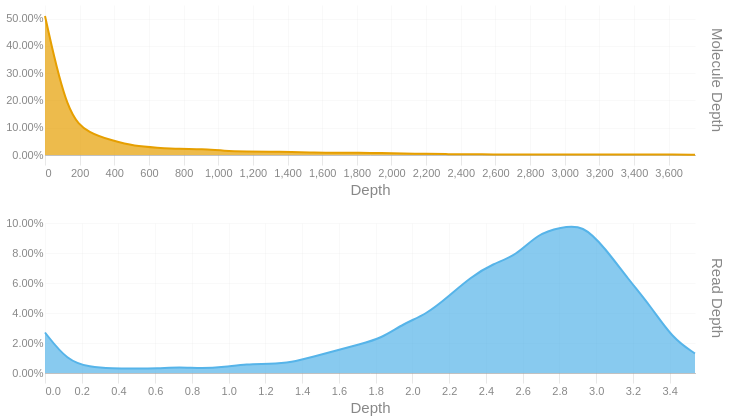

The cell this chart's notebook holds for it:
### Code cell
readdep = depth_hist(tb['Read Depth'], q99, 3)
readdep = readdep.with_columns(pl.lit('Read Depth').alias('Metric'))
if not SKIPLR:
    moldep = depth_hist(tb['Molecule Depth'], mol_q99, 1)
    moldep = moldep.with_columns(pl.lit('Molecule Depth').alias('Metric'))
    _hist = pl.concat([readdep, moldep])
    _hist = _hist.filter(pl.col('Proportion') != 0)
    with SafeRender(_hist):
        (
            alt.Chart(_hist)        
            .mark_area(interpolate = "basis")
            .encode(
                x=alt.X('Bin:Q').scale(domainMin=0).axis(alt.Axis(title='Depth')),
                y = alt.Y('Proportion:Q', title = None).axis(format = '.2%'),
                color = alt.Color('Metric:N').legend(None),
                row = alt.Row("Metric:N").header(title = None, labelOrient = 'right'),
                tooltip = [
                    alt.Tooltip("Metric:N", title = "Metric"),
                    alt.Tooltip('Interval:N', title = "Depth Interval"),
                    alt.Tooltip('Proportion:Q', title = "% Alignments").format('.2%')
                ]
            )
            .resolve_scale(x='independent', y='independent')
            .properties(
                height = 150, width = 650,
                usermeta={'embedOptions': {'downloadFileName': f'{samplename}.depth.hist'}}
            )
        ).display()
else:
    readdep = readdep.filter(pl.col('Proportion') != 0)
    with SafeRender(readdep):
        (
            alt.Chart(readdep)        
            .mark_area(interpolate = "basis")
            .encode(
                x=alt.X('Bin:Q').scale(domainMin=0).axis(alt.Axis(title='Depth')),
                y = alt.Y('Proportion:Q', title = None).axis(format = '.2%'),
                tooltip = [
                    alt.Tooltip('Interval:N', title = "Depth Interval"),
                    alt.Tooltip('Proportion:Q', title = "% Alignments").format('.2%')
                ]
            )
            .properties(
                usermeta={'embedOptions': {'downloadFileName': f'{samplename}.depth.hist'}}
            )
        ).display()

### Figure 1 — Vega-Lite specification as saved in the notebook (floating-point values rounded to 4 significant figures)
{"width": 650, "height": 150, "config": {"title": {"anchor": "start", "dy": -15, "fontSize": 18, "color": "#888888", "subtitleColor": "#888888", "subtitleFontSize": 14}, "arc": {"fill": "#0072B2"}, "axis": {"domainColor": "#888888", "domainWidth": 0.5, "gridWidth": 0.2, "grid": false, "titleFontWeight": 400, "titleFontSize": 15, "labelFontSize": 11, "labelColor": "#888888", "tickColor": "#888888", "tickWidth": 0.2, "titleColor": "#888888"}, "axisBand": {"grid": false}, "axisX": {"grid": true, "tickSize": 10, "domainCap": "round"}, "axisY": {"domain": false, "grid": true, "tickSize": 0, "domainCap": "round"}, "background": "transparent", "header": {"labelFontSize": 15, "labelColor": "#888888", "titleFontSize": 15, "titleFontWeight": 600, "titleColor": "#888888"}, "legend": {"labelFont": "sans-serif", "labelFontSize": 12, "labelColor": "#888888", "symbolSize": 100, "symbolType": "circle", "titleFontSize": 12, "titlePadding": 10, "titleColor": "#888888", "title": null}, "range": {"category": ["#E69F00", "#56B4E9", "#009E73", "#F0E442", "#0072B2", "#D55E00", "#CC79A7", "#000000"], "diverging": ["#cfe8f3", "#a2d4ec", "#73bfe2", "#46abdb", "#1696d2", "#12719e"]}, "area": {"fill": "#0072B2", "fillOpacity": 0.7, "line": true, "strokeOpacity": 0.7}, "line": {"color": "#0072B2", "stroke": "#0072B2", "strokeWidth": 2}, "trail": {"color": "#0072B2", "stroke": "#0072B2", "strokeWidth": 0, "size": 1}, "point": {"filled": true, "fillOpacity": 1.0, "size": 95}, "text": {"color": "#888888", "fontSize": 11, "align": "right", "fontWeight": 400, "size": 11}, "bar": {"fill": "#0072B2", "stroke": null}, "view": {"stroke": null, "continuousWidth": 660, "continuousHeight": 400}}, "data": {"name": "data-e896f564c66ea720728e5851ec73e913"}, "mark": {"type": "area", "interpolate": "basis"}, "encoding": {"color": {"field": "Metric", "legend": null, "type": "nominal"}, "row": {"field": "Metric", "header": {"title": null, "labelOrient": "right"}, "type": "nominal"}, "tooltip": [{"field": "Metric", "title": "Metric", "type": "nominal"}, {"field": "Interval", "title": "Depth Interval", "type": "nominal"}, {"field": "Proportion", "format": ".2%", "title": "% Alignments", "type": "quantitative"}], "x": {"axis": {"title": "Depth"}, "field": "Bin", "scale": {"domainMin": 0}, "type": "quantitative"}, "y": {"axis": {"format": ".2%"}, "field": "Proportion", "title": null, "type": "quantitative"}}, "resolve": {"scale": {"x": "independent", "y": "independent"}}, "usermeta": {"embedOptions": {"downloadFileName": "S6_LaHave_3616.depth.hist"}}, "$schema": "https://vega.github.io/schema/vega-lite/v6.1.0.json", "datasets": {"data-e896f564c66ea720728e5851ec73e913": [{"Bin": 0.0, "Interval": "0.0-0.122", "Proportion": 0.027, "Metric": "Read Depth"}, {"Bin": 0.122, "Interval": "0.122-0.244", "Proportion": 0.008, "Metric": "Read Depth"}, {"Bin": 0.244, "Interval": "0.244-0.366", "Proportion": 0.004, "Metric": "Read Depth"}, {"Bin": 0.366, "Interval": "0.366-0.488", "Proportion": 0.003, "Metric": "Read Depth"}, {"Bin": 0.488, "Interval": "0.488-0.61", "Proportion": 0.003, "Metric": "Read Depth"}, {"Bin": 0.61, "Interval": "0.61-0.732", "Proportion": 0.003, "Metric": "Read Depth"}, {"Bin": 0.732, "Interval": "0.732-0.854", "Proportion": 0.004, "Metric": "Read Depth"}, {"Bin": 0.854, "Interval": "0.854-0.976", "Proportion": 0.003, "Metric": "Read Depth"}, {"Bin": 0.976, "Interval": "0.976-1.098", "Proportion": 0.004, "Metric": "Read Depth"}, {"Bin": 1.098, "Interval": "1.098-1.22", "Proportion": 0.006, "Metric": "Read Depth"}, {"Bin": 1.22, "Interval": "1.22-1.342", "Proportion": 0.006, "Metric": "Read Depth"}, {"Bin": 1.342, "Interval": "1.342-1.464", "Proportion": 0.007, "Metric": "Read Depth"}, {"Bin": 1.464, "Interval": "1.464-1.586", "Proportion": 0.011, "Metric": "Read Depth"}, {"Bin": 1.586, "Interval": "1.586-1.708", "Proportion": 0.015, "Metric": "Read Depth"}, {"Bin": 1.708, "Interval": "1.708-1.83", "Proportion": 0.019, "Metric": "Read Depth"}, {"Bin": 1.83, "Interval": "1.83-1.952", "Proportion": 0.023, "Metric": "Read Depth"}, {"Bin": 1.952, "Interval": "1.952-2.074", "Proportion": 0.033, "Metric": "Read Depth"}, {"Bin": 2.074, "Interval": "2.074-2.196", "Proportion": 0.039, "Metric": "Read Depth"}, {"Bin": 2.196, "Interval": "2.196-2.318", "Proportion": 0.051, "Metric": "Read Depth"}, {"Bin": 2.318, "Interval": "2.318-2.44", "Proportion": 0.064, "Metric": "Read Depth"}, {"Bin": 2.44, "Interval": "2.44-2.562", "Proportion": 0.073, "Metric": "Read Depth"}, {"Bin": 2.562, "Interval": "2.562-2.684", "Proportion": 0.078, "Metric": "Read Depth"}, {"Bin": 2.684, "Interval": "2.684-2.806", "Proportion": 0.093, "Metric": "Read Depth"}, {"Bin": 2.806, "Interval": "2.806-2.928", "Proportion": 0.097, "Metric": "Read Depth"}, {"Bin": 2.928, "Interval": "2.928-3.05", "Proportion": 0.099, "Metric": "Read Depth"}, {"Bin": 3.05, "Interval": "3.05-3.172", "Proportion": 0.083, "Metric": "Read Depth"}, {"Bin": 3.172, "Interval": "3.172-3.294", "Proportion": 0.063, "Metric": "Read Depth"}, {"Bin": 3.294, "Interval": "3.294-3.416", "Proportion": 0.045, "Metric": "Read Depth"}, {"Bin": 3.416, "Interval": "3.416-3.538", "Proportion": 0.023, "Metric": "Read Depth"}, {"Bin": 3.538, "Interval": "3.538-3.66", "Proportion": 0.013, "Metric": "Read Depth"}, {"Bin": 0.0, "Interval": "0.0-129.4", "Proportion": 0.51, "Metric": "Molecule Depth"}, {"Bin": 129.4, "Interval": "129.4-258.8", "Proportion": 0.141, "Metric": "Molecule Depth"}, {"Bin": 258.8, "Interval": "258.8-388.2", "Proportion": 0.079, "Metric": "Molecule Depth"}, {"Bin": 388.2, "Interval": "388.2-517.5", "Proportion": 0.053, "Metric": "Molecule Depth"}, {"Bin": 517.5, "Interval": "517.5-646.9", "Proportion": 0.032, "Metric": "Molecule Depth"}, {"Bin": 646.9, "Interval": "646.9-776.3", "Proportion": 0.027, "Metric": "Molecule Depth"}, {"Bin": 776.3, "Interval": "776.3-905.7", "Proportion": 0.022, "Metric": "Molecule Depth"}, {"Bin": 905.7, "Interval": "905.7-1035.1", "Proportion": 0.022, "Metric": "Molecule Depth"}, {"Bin": 1035.0, "Interval": "1035.1-1164.5", "Proportion": 0.015, "Metric": "Molecule Depth"}, {"Bin": 1164.0, "Interval": "1164.5-1293.9", "Proportion": 0.013, "Metric": "Molecule Depth"}, {"Bin": 1294.0, "Interval": "1293.9-1423.2", "Proportion": 0.012, "Metric": "Molecule Depth"}, {"Bin": 1423.0, "Interval": "1423.2-1552.6", "Proportion": 0.011, "Metric": "Molecule Depth"}, {"Bin": 1553.0, "Interval": "1552.6-1682.0", "Proportion": 0.009, "Metric": "Molecule Depth"}, {"Bin": 1682.0, "Interval": "1682.0-1811.4", "Proportion": 0.008, "Metric": "Molecule Depth"}, {"Bin": 1811.0, "Interval": "1811.4-1940.8", "Proportion": 0.009, "Metric": "Molecule Depth"}, {"Bin": 1941.0, "Interval": "1940.8-2070.2", "Proportion": 0.007, "Metric": "Molecule Depth"}, {"Bin": 2070.0, "Interval": "2070.2-2199.5", "Proportion": 0.006, "Metric": "Molecule Depth"}, {"Bin": 2200.0, "Interval": "2199.5-2328.9", "Proportion": 0.004, "Metric": "Molecule Depth"}, {"Bin": 2329.0, "Interval": "2328.9-2458.3", "Proportion": 0.003, "Metric": "Molecule Depth"}, {"Bin": 2458.0, "Interval": "2458.3-2587.7", "Proportion": 0.003, "Metric": "Molecule Depth"}, {"Bin": 2588.0, "Interval": "2587.7-2717.1", "Proportion": 0.002, "Metric": "Molecule Depth"}, {"Bin": 2717.0, "Interval": "2717.1-2846.5", "Proportion": 0.002, "Metric": "Molecule Depth"}, {"Bin": 2846.0, "Interval": "2846.5-2975.9", "Proportion": 0.002, "Metric": "Molecule Depth"}, {"Bin": 2976.0, "Interval": "2975.9-3105.2", "Proportion": 0.002, "Metric": "Molecule Depth"}, {"Bin": 3105.0, "Interval": "3105.2-3234.6", "Proportion": 0.002, "Metric": "Molecule Depth"}, {"Bin": 3235.0, "Interval": "3234.6-3364.0", "Proportion": 0.002, "Metric": "Molecule Depth"}, {"Bin": 3364.0, "Interval": "3364.0-3493.4", "Proportion": 0.002, "Metric": "Molecule Depth"}, {"Bin": 3493.0, "Interval": "3493.4-3622.8", "Proportion": 0.002, "Metric": "Molecule Depth"}, {"Bin": 3623.0, "Interval": "3622.8-3752.2", "Proportion": 0.002, "Metric": "Molecule Depth"}, {"Bin": 3752.0, "Interval": "3752.2-3881.55", "Proportion": 0.001, "Metric": "Molecule Depth"}]}}
